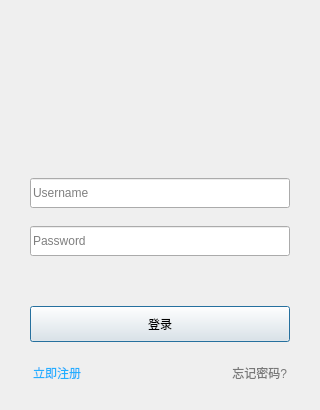
<?xml version="1.0" encoding="UTF-8"?>
<ui version="4.0">
 <class>LoginDialog</class>
 <widget class="QDialog" name="LoginDialog">
  <property name="geometry">
   <rect>
    <x>0</x>
    <y>0</y>
    <width>320</width>
    <height>410</height>
   </rect>
  </property>
  <property name="windowTitle">
   <string>Login</string>
  </property>
  <layout class="QHBoxLayout" name="horizontalLayout">
   <property name="spacing">
    <number>0</number>
   </property>
   <property name="leftMargin">
    <number>5</number>
   </property>
   <property name="topMargin">
    <number>5</number>
   </property>
   <property name="rightMargin">
    <number>5</number>
   </property>
   <property name="bottomMargin">
    <number>5</number>
   </property>
   <item>
    <widget class="QWidget" name="dialogWidgetBg" native="true">
     <property name="minimumSize">
      <size>
       <width>310</width>
       <height>400</height>
      </size>
     </property>
     <property name="maximumSize">
      <size>
       <width>310</width>
       <height>400</height>
      </size>
     </property>
     <property name="active" stdset="0">
      <bool>true</bool>
     </property>
     <layout class="QGridLayout" name="gridLayout">
      <property name="leftMargin">
       <number>0</number>
      </property>
      <property name="topMargin">
       <number>0</number>
      </property>
      <property name="rightMargin">
       <number>0</number>
      </property>
      <property name="bottomMargin">
       <number>0</number>
      </property>
      <property name="spacing">
       <number>0</number>
      </property>
      <item row="2" column="2">
       <spacer name="horizontalSpacer_2">
        <property name="orientation">
         <enum>Qt::Horizontal</enum>
        </property>
        <property name="sizeHint" stdset="0">
         <size>
          <width>93</width>
          <height>101</height>
         </size>
        </property>
       </spacer>
      </item>
      <item row="1" column="1">
       <spacer name="verticalSpacer">
        <property name="orientation">
         <enum>Qt::Vertical</enum>
        </property>
        <property name="sizeType">
         <enum>QSizePolicy::Fixed</enum>
        </property>
        <property name="sizeHint" stdset="0">
         <size>
          <width>160</width>
          <height>22</height>
         </size>
        </property>
       </spacer>
      </item>
      <item row="3" column="1">
       <spacer name="verticalSpacer_2">
        <property name="orientation">
         <enum>Qt::Vertical</enum>
        </property>
        <property name="sizeType">
         <enum>QSizePolicy::Fixed</enum>
        </property>
        <property name="sizeHint" stdset="0">
         <size>
          <width>160</width>
          <height>22</height>
         </size>
        </property>
       </spacer>
      </item>
      <item row="2" column="1">
       <widget class="QLabel" name="labelHead">
        <property name="text">
         <string/>
        </property>
        <property name="alignment">
         <set>Qt::AlignCenter</set>
        </property>
       </widget>
      </item>
      <item row="2" column="0">
       <spacer name="horizontalSpacer">
        <property name="orientation">
         <enum>Qt::Horizontal</enum>
        </property>
        <property name="sizeHint" stdset="0">
         <size>
          <width>92</width>
          <height>101</height>
         </size>
        </property>
       </spacer>
      </item>
      <item row="4" column="0" colspan="3">
       <widget class="QWidget" name="loginWidgetEdit" native="true">
        <layout class="QVBoxLayout" name="verticalLayout">
         <property name="spacing">
          <number>18</number>
         </property>
         <property name="leftMargin">
          <number>25</number>
         </property>
         <property name="topMargin">
          <number>0</number>
         </property>
         <property name="rightMargin">
          <number>25</number>
         </property>
         <property name="bottomMargin">
          <number>0</number>
         </property>
         <item>
          <widget class="QLineEdit" name="editUsername">
           <property name="minimumSize">
            <size>
             <width>0</width>
             <height>30</height>
            </size>
           </property>
           <property name="maximumSize">
            <size>
             <width>16777215</width>
             <height>30</height>
            </size>
           </property>
           <property name="placeholderText">
            <string>Username</string>
           </property>
           <property name="clearButtonEnabled">
            <bool>true</bool>
           </property>
          </widget>
         </item>
         <item>
          <widget class="QLineEdit" name="editPassword">
           <property name="minimumSize">
            <size>
             <width>0</width>
             <height>30</height>
            </size>
           </property>
           <property name="maximumSize">
            <size>
             <width>16777215</width>
             <height>30</height>
            </size>
           </property>
           <property name="echoMode">
            <enum>QLineEdit::Password</enum>
           </property>
           <property name="placeholderText">
            <string>Password</string>
           </property>
          </widget>
         </item>
         <item>
          <widget class="QLabel" name="labelNotice">
           <property name="text">
            <string/>
           </property>
          </widget>
         </item>
         <item>
          <widget class="QPushButton" name="buttonLogin">
           <property name="minimumSize">
            <size>
             <width>0</width>
             <height>36</height>
            </size>
           </property>
           <property name="maximumSize">
            <size>
             <width>16777215</width>
             <height>36</height>
            </size>
           </property>
           <property name="text">
            <string>登录</string>
           </property>
          </widget>
         </item>
        </layout>
       </widget>
      </item>
      <item row="0" column="0" colspan="3">
       <widget class="BaseTitleWidget" name="widgetTitle" native="true">
        <property name="minimumSize">
         <size>
          <width>0</width>
          <height>28</height>
         </size>
        </property>
        <property name="maximumSize">
         <size>
          <width>16777215</width>
          <height>28</height>
         </size>
        </property>
       </widget>
      </item>
      <item row="6" column="0" colspan="3">
       <widget class="QWidget" name="loginWidgetBottom" native="true">
        <property name="minimumSize">
         <size>
          <width>0</width>
          <height>54</height>
         </size>
        </property>
        <layout class="QHBoxLayout" name="horizontalLayout_2">
         <property name="spacing">
          <number>0</number>
         </property>
         <property name="leftMargin">
          <number>28</number>
         </property>
         <property name="topMargin">
          <number>0</number>
         </property>
         <property name="rightMargin">
          <number>28</number>
         </property>
         <property name="bottomMargin">
          <number>0</number>
         </property>
         <item>
          <widget class="QLabel" name="labelRegister">
           <property name="text">
            <string>&lt;html&gt;&lt;head/&gt;&lt;body&gt;&lt;p&gt;&lt;a href=&quot;https://proxy.npist.com/register.php&quot;&gt;&lt;span style=&quot; text-decoration: none; color:#24afff;&quot;&gt;立即注册&lt;/span&gt;&lt;/a&gt;&lt;/p&gt;&lt;/body&gt;&lt;/html&gt;</string>
           </property>
           <property name="openExternalLinks">
            <bool>true</bool>
           </property>
          </widget>
         </item>
         <item>
          <spacer name="horizontalSpacer_3">
           <property name="orientation">
            <enum>Qt::Horizontal</enum>
           </property>
           <property name="sizeHint" stdset="0">
            <size>
             <width>40</width>
             <height>20</height>
            </size>
           </property>
          </spacer>
         </item>
         <item>
          <widget class="QLabel" name="labelForgot">
           <property name="text">
            <string>&lt;html&gt;&lt;head/&gt;&lt;body&gt;&lt;p&gt;&lt;a href=&quot;https://proxy.npist.com/pwreset.php&quot;&gt;&lt;span style=&quot; text-decoration: none; color:#787878;&quot;&gt;忘记密码?&lt;/span&gt;&lt;/a&gt;&lt;/p&gt;&lt;/body&gt;&lt;/html&gt;</string>
           </property>
           <property name="alignment">
            <set>Qt::AlignRight|Qt::AlignTrailing|Qt::AlignVCenter</set>
           </property>
           <property name="openExternalLinks">
            <bool>true</bool>
           </property>
          </widget>
         </item>
        </layout>
       </widget>
      </item>
     </layout>
    </widget>
   </item>
  </layout>
 </widget>
 <customwidgets>
  <customwidget>
   <class>BaseTitleWidget</class>
   <extends>QWidget</extends>
   <header location="global">TitleOther</header>
   <container>1</container>
  </customwidget>
 </customwidgets>
 <resources/>
 <connections/>
</ui>
